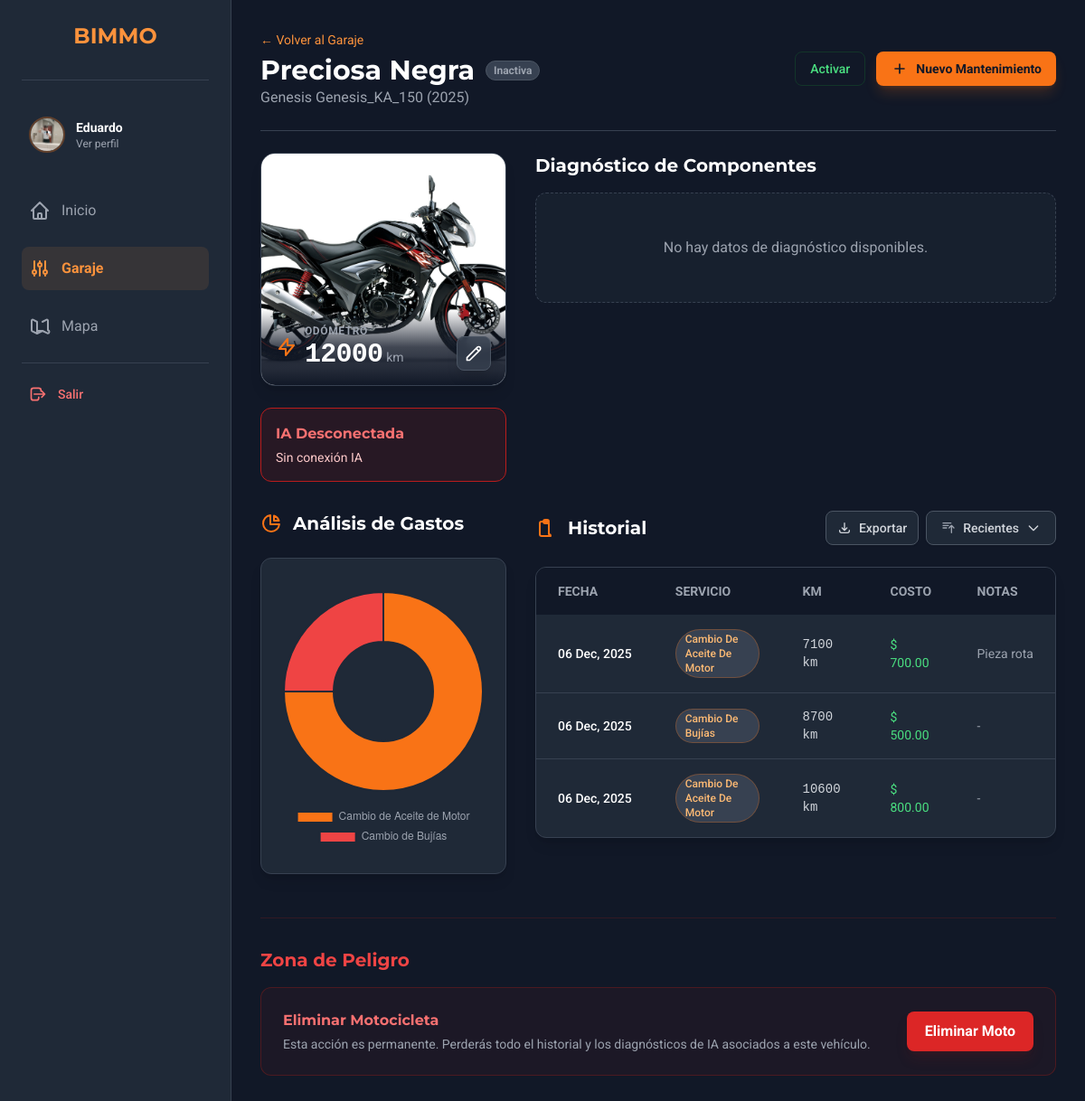
Before: /6/details/ (signed in) with the older database file.
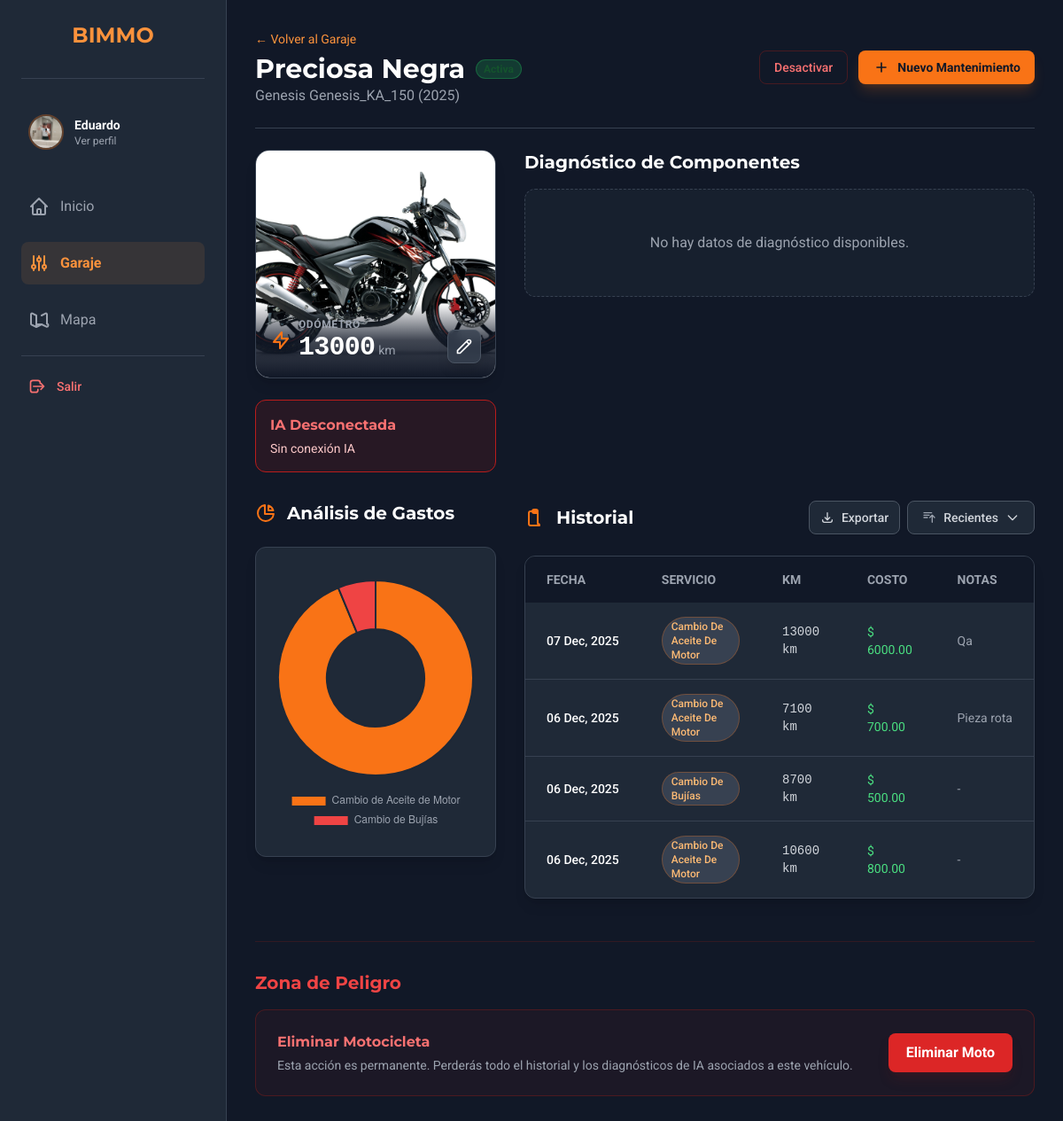
After: the same page with the newer database file.
### app/models.py (models this page shows, shortened)
class Motorcycle(models.Model):
    owner = models.ForeignKey(User, on_delete=models.CASCADE, related_name='motorcycles')
    nickname = models.CharField(max_length=100, help_text="Apodo de tu moto (ej. La Furia)")
    make = models.CharField(max_length=100, verbose_name="Marca")
    model = models.CharField(max_length=100, verbose_name="Modelo")
    year = models.IntegerField(verbose_name="Año")
    plate_number = models.CharField(max_length=20, blank=True, null=True, verbose_name="Placa/Matrícula")
    mileage = models.IntegerField(default=0, verbose_name="Kilometraje Actual")
    photo = models.ImageField(upload_to='moto_photos/', default='default_motorcycle_photo.jpg', blank=True)
    is_active = models.BooleanField(default=True, help_text="Desmarcar si vendiste o diste de baja la moto")
    created_at = models.DateTimeField(auto_now_add=True)

class MaintenanceLog(models.Model):
    SERVICE_CHOICES = [
        ('aceite_motor', 'Cambio de Aceite de Motor'),
        ('filtro_aceite', 'Cambio de Filtro de Aceite'),
        ('filtro_aire', 'Limpieza/Cambio Filtro de Aire'),
        ('bujias', 'Cambio de Bujías'),
        ('kit_arrastre', 'Mantenimiento Kit de Arrastre'),
        ('frenos_delanteros', 'Frenos Delanteros (Pastillas/Líquido)'),
        ('frenos_traseros', 'Frenos Traseros (Zapatas/Pastillas)'),
        ('neumaticos', 'Cambio de Neumáticos'),
        ('bateria', 'Batería'),
        ('ajuste_valvulas', 'Ajuste de Válvulas'),
        ('suspension', 'Mantenimiento de Suspensión'),
        ('otro', 'Otro / Reparación General'),
    ]
    motorcycle = models.ForeignKey(Motorcycle, on_delete=models.CASCADE, related_name='maintenance_logs')
    service_type = models.CharField(max_length=50, choices=SERVICE_CHOICES, verbose_name="Tipo de Servicio")
    date = models.DateField(default=timezone.now, verbose_name="Fecha del Servicio")
    mileage_at_service = models.IntegerField(verbose_name="Kilometraje al momento del servicio")
    cost = models.DecimalField(max_digits=10, decimal_places=2, null=True, blank=True, verbose_name="Costo")
    notes = models.TextField(blank=True, null=True, verbose_name="Notas Adicionales")
    created_at = models.DateTimeField(auto_now_add=True)
    class Meta:
        ordering = ['-date'] # Los más recientes primero

### app/views.py (the view)
# urls.py: path('<int:moto_id>/details/', views.motodetails, name='motodetails'),
def motodetails(request, moto_id):
    if 'user_id' not in request.session: return redirect('login')
    user = User.objects.get(id=request.session['user_id'])
    motorcycle = get_object_or_404(Motorcycle, pk=moto_id, owner=user)
    logs = MaintenanceLog.objects.filter(motorcycle=motorcycle).order_by('-date')
    km_ultimo_cambio = {}
    for log in reversed(logs):
        km_ultimo_cambio[log.service_type] = log.mileage_at_service
    predicciones_display = []
    error_api = None
    for comp_id, comp_nombre in COMPONENTES_DASHBOARD:
        try:
            km_base = km_ultimo_cambio.get(comp_id, 0)
            km_uso_pieza = motorcycle.mileage - km_base
            if km_uso_pieza < 0: km_uso_pieza = 0
            payload = {
                "modelo": motorcycle.model,
                "componente": comp_id,
                "km": km_uso_pieza
            }
            headers = {'Content-Type': 'application/json'}
            response = requests.post(
                f'{FLASK_API_URL}/predict',
                data=json.dumps(payload),
                headers=headers,
                auth=API_AUTH,
                timeout=2
            )
            if response.status_code == 200:
                data = response.json()
                estado_ia = data.get('prediccion_ia', 'desconocido')
                confianza = data.get('confianza', '0%').replace('%', '')
                urgencia_visual = 0.1
                origen_txt = "Desde fábrica"
                if km_base > 0: origen_txt = f"Hace {km_uso_pieza} km"
                if estado_ia == 'desgaste_normal': urgencia_visual = 0.4
                elif estado_ia == 'muy_desgastado': urgencia_visual = 0.8
                elif estado_ia == 'fallo_critico': urgencia_visual = 1.0
                predicciones_display.append({
                    "componente": comp_nombre,
                    "prediccion_ia": { "estado_probable": estado_ia, "confianza": float(confianza) },
                    "calculo": { "urgencia": urgencia_visual, "origen_dato": origen_txt }
                })
        except Exception as e:
            pass # Error silencioso en loop para no romper la vista
    if not predicciones_display:
        error_api = "Sin conexión IA"
    context = {
        'motorcycle': motorcycle,
        'predicciones': predicciones_display,
        'error_api': error_api,
        'maintenance_logs': logs # <--- NUEVO: Pasamos los logs al template
    }
    return render(request, 'motodetails.html', context)

### app/context_processors.py (called while the page is built)
def user_profile_global(request):
    context = {}
    if 'user_id' in request.session:
        try:
            user = User.objects.get(id=request.session['user_id'])
            context['user_global'] = user
            try:
                context['profile_global'] = Profile.objects.get(user=user)
            except Profile.DoesNotExist:
                context['profile_global'] = None
        except User.DoesNotExist:
            pass
    return context

### app/templates/motodetails.html (shortened to what the changed rows need)
{% extends "base.html" %}
{% block content %}
<div class="p-4 mx-auto max-w-7xl sm:p-6 lg:p-8">
    <div class="flex flex-col gap-4 pb-6 mb-6 border-b border-gray-700 sm:flex-row sm:items-center sm:justify-between">
        <div>
            <a href="{% url 'garage' %}" class="text-sm text-orange-400 hover:underline">&larr; Volver al Garaje</a>
            <div class="flex items-center gap-3 mt-1">
                <h2 class="text-3xl font-bold text-white">{{ motorcycle.nickname|default:motorcycle.model }}</h2>
                {% if motorcycle.is_active %}
                    <span class="px-2 py-0.5 text-xs font-bold text-green-900 bg-green-500/20 text-green-400 border border-green-500/30 rounded-full">Activa</span>
                {% else %}
                    <span class="px-2 py-0.5 text-xs font-bold text-gray-400 bg-gray-700 border border-gray-600 rounded-full">Inactiva</span>
                {% endif %}
            </div>
            <p class="text-gray-400">{{ motorcycle.make }} {{ motorcycle.model }} ({{ motorcycle.year }})</p>
        </div>
        <div class="flex flex-wrap gap-3">
            <form action="{% url 'toggle_moto_status' moto_id=motorcycle.id %}" method="POST">
                <button type="submit" class="flex items-center gap-2 px-4 py-2 text-sm font-medium border rounded-lg transition-colors
                    {% if motorcycle.is_active %} text-red-400 border-red-900/50 hover:bg-red-900/20
                    {% else %} text-green-400 border-green-900/50 hover:bg-green-900/20 {% endif %}">
                    {% if motorcycle.is_active %} Desactivar {% else %} Activar {% endif %}
                </button>
            </form>
        </div>
    </div>
    <div class="grid grid-cols-1 gap-8 lg:grid-cols-3 mb-8">
        <div class="lg:col-span-1 space-y-6">
            <div class="overflow-hidden bg-gray-800 border border-gray-700 rounded-2xl shadow-lg group relative">
                <div class="relative h-64 bg-gray-900">
                    {% if motorcycle.photo %}
                        <img src="{{ motorcycle.photo.url }}" alt="{{ motorcycle.model }}" class="object-cover w-full h-full">
                    {% else %}
                        <img src="https://placehold.co/600x400/111827/f97316?text={{ motorcycle.model }}" class="object-cover w-full h-full opacity-50">
                    {% endif %}
                    <div class="absolute bottom-0 left-0 right-0 p-4 bg-gradient-to-t from-gray-900 via-gray-900/80 to-transparent">
                        <div class="flex items-end justify-between">
                            <div class="flex items-center gap-2 text-white">
                                <div>
                                    <p class="text-xs text-gray-400 uppercase font-bold tracking-wider">Odómetro</p>
                                    <span class="text-3xl font-bold font-mono tracking-tight">{{ motorcycle.mileage }}</span>
                                    <span class="text-sm text-gray-400">km</span>
                                </div>
                            </div>
                        </div>
                    </div>
                </div>
            </div>
        </div>
    </div>
    <div class="grid grid-cols-1 gap-8 lg:grid-cols-3">
        <div class="lg:col-span-1">
            <div class="p-6 bg-gray-800 border border-gray-700 rounded-xl shadow-lg relative min-h-[300px] flex items-center justify-center">
                {% if maintenance_logs %}
                    <canvas id="expensesChart"></canvas>
                {% else %}
                    <p class="text-gray-500 text-center text-sm">Registra mantenimientos con costo para ver tu gráfica de gastos.</p>
                {% endif %}
            </div>
        </div>
        <div class="lg:col-span-2">
            {% if maintenance_logs %}
            <div class="hidden md:block overflow-hidden bg-gray-800 border border-gray-700 rounded-xl shadow-lg">
                <div class="overflow-x-auto">
                    <table class="min-w-full text-left text-sm">
                        <thead class="bg-gray-900 text-gray-400 uppercase font-medium">
                            <tr>
                                <th class="px-6 py-4 cursor-pointer hover:text-white" onclick="sortHistory('date_desc')">Fecha</th>
                                <th class="px-6 py-4 cursor-pointer hover:text-white" onclick="sortHistory('service')">Servicio</th>
                                <th class="px-6 py-4">Km</th>
                                <th class="px-6 py-4 cursor-pointer hover:text-white" onclick="sortHistory('cost')">Costo</th>
                                <th class="px-6 py-4">Notas</th>
                            </tr>
                        </thead>
                        <tbody id="history-body" class="divide-y divide-gray-700">
                            {% for log in maintenance_logs %}
                            <tr class="hover:bg-gray-700/50 transition-colors"
                                data-date="{{ log.date|date:'Y-m-d' }}"
                                data-service="{{ log.get_service_type_display }}"
                                data-cost="{{ log.cost|default:0 }}">
                                <td class="px-6 py-4 text-white font-medium whitespace-nowrap">{{ log.date|date:"d M, Y" }}</td>
                                <td class="px-6 py-4"><span class="inline-flex items-center px-2.5 py-0.5 rounded-full text-xs font-medium bg-gray-700 text-orange-300 border border-orange-500/30 capitalize">{{ log.get_service_type_display }}</span></td>
                                <td class="px-6 py-4 text-gray-300 font-mono">{{ log.mileage_at_service }} km</td>
                                <td class="px-6 py-4 text-gray-300">{% if log.cost %}<span class="text-green-400">$ {{ log.cost }}</span>{% else %}-{% endif %}</td>
                                <td class="px-6 py-4 text-gray-400 max-w-xs truncate">{{ log.notes|default:"-" }}</td>
                            </tr>
                            {% endfor %}
                        </tbody>
                    </table>
                </div>
            </div>
            {% else %}
            <div class="py-12 text-center bg-gray-800 border border-gray-700 rounded-xl">
                <p class="text-gray-400">Aún no hay registros de mantenimiento.</p>
            </div>
            {% endif %}
        </div>
    </div>
</div>
{% endblock %}

Changed rows visible on the page:
changed Motorcycle "Preciosa Negra": is_active False → True (drawn); mileage "12000" → "13000"
added MaintenanceLog: date "07 Dec, 2025", service_type "Cambio De Aceite De Motor", mileage_at_service "13000", cost "6000.00", notes "Qa"
Other visible differences:
chart data {{ log.cost }}: 700.00, 500.00, 800.00 → 6000.00, 700.00, 500.00, 800.00
text no longer shown: "Inactiva Activar"
text now shown: "Desactivar"
